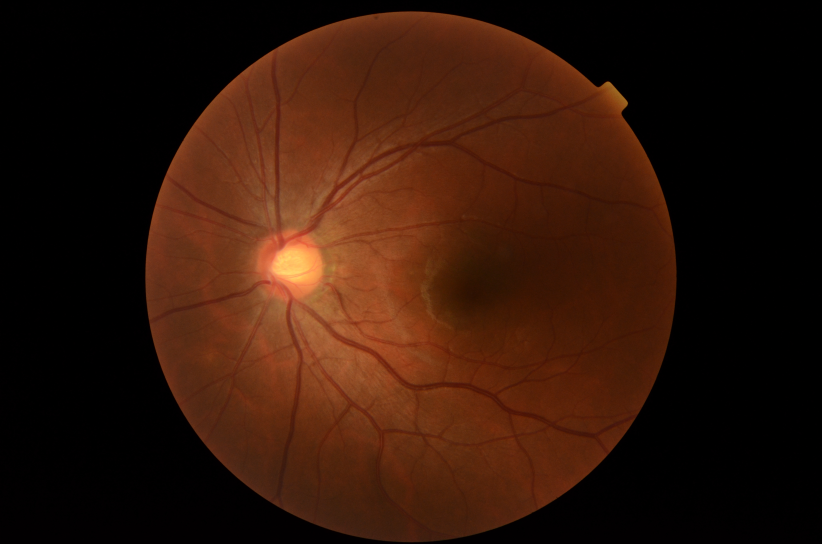
#> input picture image.png, 2464 x 1632 px (shown at 1/3 size)
$ python -i models.py   (imports and definitions only)   (older library calls are emulated)
#> lines starting #> are read from the running program, lines starting #| are printed output that depends on the picture; after the words box and inside, x2 and y2 are one past the last pixel; in counts of white or black regions, pixels touching at a corner belong together
#> further down, picture is the input picture: shape (1632, 2464, 3); mean B, G, R 9.5, 22.5, 50
import numpy as np
import pandas as pd
import cv2 as cv
import streamlit as st
import matplotlib.pyplot as plt
from skimage.feature import graycomatrix, graycoprops
import joblib

indextable = ['dissimilarity', 'contrast',
              'homogeneity', 'energy', 'correlation', 'Label']
obj = {
    0.0: "Normal",
    1.0: "Cataract",
    2.0: "Glaucoma",
    3.0: 'Retina Disease'
}
width, height = 400, 400
distance = 10
teta = 90

# Code to extract features from Image using Gray Level Co occurrence Image


def get_feature(matrix, name):
    feature = graycoprops(matrix, name)
    result = np.average(feature)
    return result


def preprocessingImage(image):
    test_img = cv.cvtColor(image, cv.COLOR_BGR2RGB)
    test_img_gray = cv.cvtColor(test_img, cv.COLOR_RGB2GRAY)
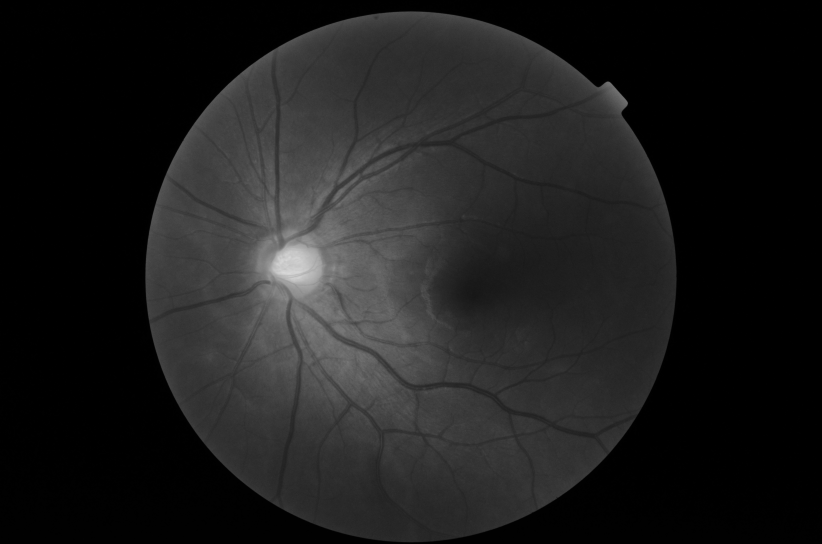
#> test_img_gray: shape (1632, 2464) (shown at 1/3 size); min 0, max 218, mean 29.2
    test_img_thresh = cv.adaptiveThreshold(
        test_img_gray, 255, cv.ADAPTIVE_THRESH_GAUSSIAN_C, cv.THRESH_BINARY_INV, 11, 3)
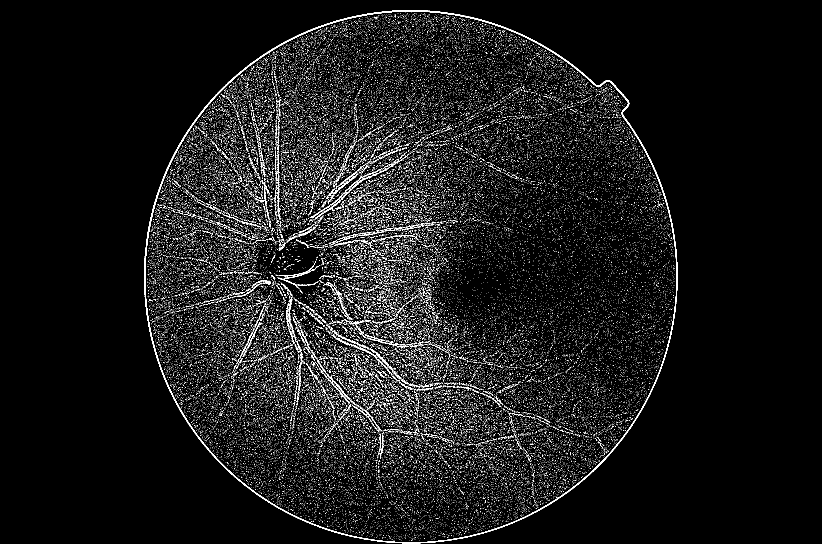
#> test_img_thresh: shape (1632, 2464) (shown at 1/3 size); 3.9% white in thin lines or dots, all inside (x1, y1, x2, y2) = (432, 30, 2033, 1630)

    cnts = cv.findContours(
        test_img_thresh, cv.RETR_EXTERNAL, cv.CHAIN_APPROX_SIMPLE)
#> cnts = 1 contour; box (x1, y1, x2, y2) and area: (432, 30, 2033, 1630) 2012596
    cnts = cnts[0] if len(cnts) == 2 else cnts[1]
    cnts = sorted(cnts, key=cv.contourArea, reverse=True)

    for c in cnts:
        x, y, w, h = cv.boundingRect(c)
        test_img_ROI = test_img[y:y+h, x:x+w]
        break
#> this loop made 1 pass
#> (x, y, w, h) on pass 1: (432, 30, 1601, 1600)
#> pass 1, in preprocessingImage, `test_img_ROI = test_img[y:y+h, x:x+w]`:
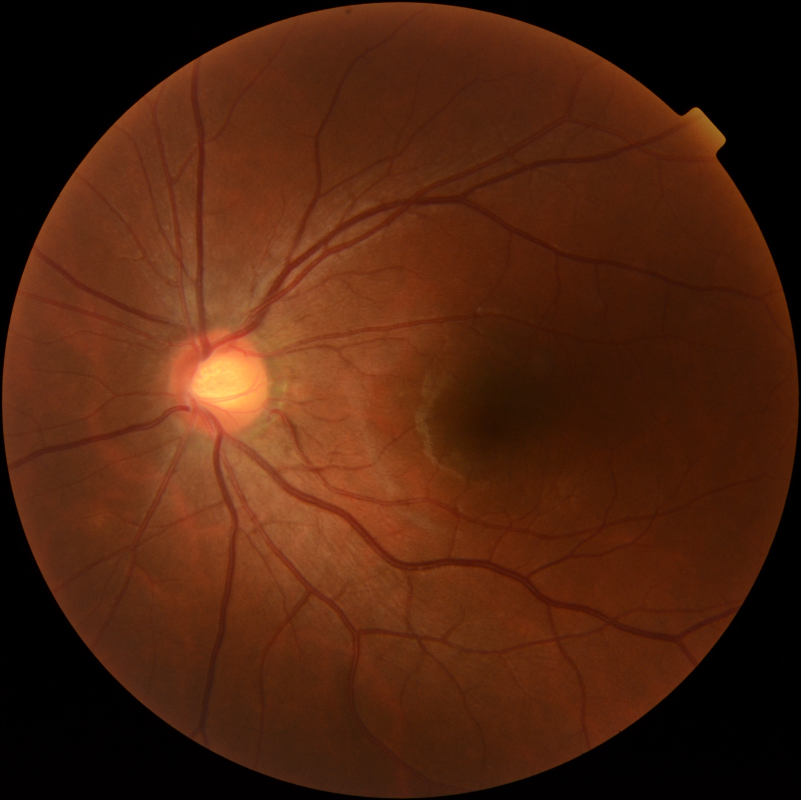
#> test_img_ROI: shape (1600, 1601, 3) (shown at 1/2 size); mean R, G, B 78.2, 35.2, 14.8

    test_img_ROI_resize = cv.resize(test_img_ROI, (width, height))
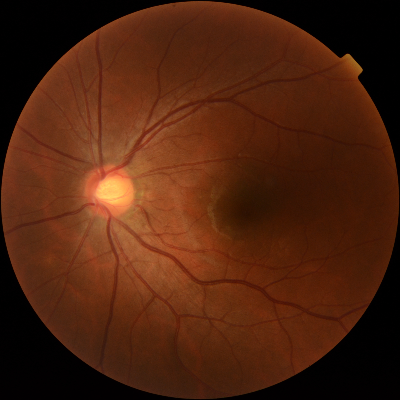
#> test_img_ROI_resize: shape (400, 400, 3); mean R, G, B 78.2, 35.2, 14.7
    test_img_ROI_resize_gray = cv.cvtColor(
        test_img_ROI_resize, cv.COLOR_RGB2GRAY)
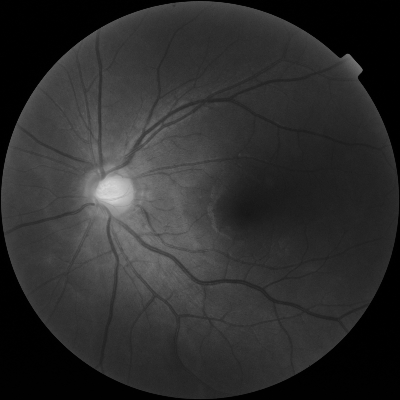
#> test_img_ROI_resize_gray: shape (400, 400); min 0, max 216, mean 45.7

    return test_img_ROI_resize_gray


def extract(path):
    data_eye = np.zeros((5, 1))

    # path = cv.imread(path)
    img = preprocessingImage(path)

    glcm = graycomatrix(img, [distance], [teta],
                        levels=256, symmetric=True, normed=True)

    for i in range(len(indextable[:-1])):
        features = []
        feature = get_feature(glcm, indextable[i])
        features.append(feature)
        data_eye[i, 0] = features[0]
    return pd.DataFrame(np.transpose(data_eye), columns=indextable[:-1])


"""
Return predicted class with its probability
"""

# [1 line not run here, left out]


@st.cache
def predict(path):
    X = extract(path)
    y = model.predict(X)[0]
    prob = model.predict_proba(X)[0, int(y)]
    return (obj[y], prob)

>>> import cv2
>>> picture = cv2.imread('image.png')
>>> result = preprocessingImage(picture)
